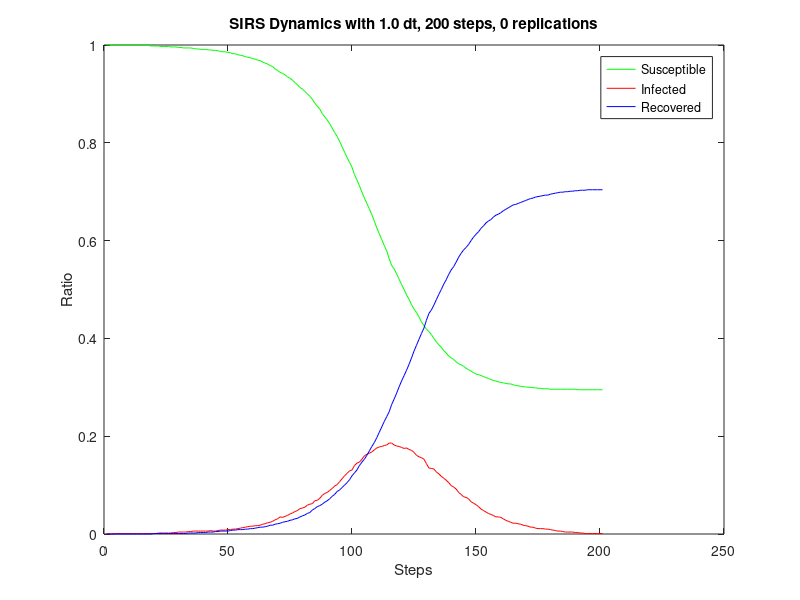

The MATLAB source for this figure:
steps = 200;
dt = 1.0;
replications = 0;
dynamics = [
1.000,0.000,0.000;
1.000,0.000,0.000;
1.000,0.000,0.000;
1.000,0.000,0.000;
0.999,0.001,0.000;
0.999,0.001,0.000;
0.999,0.001,0.000;
0.999,0.001,0.000;
0.999,0.001,0.000;
0.999,0.001,0.000;
0.999,0.001,0.000;
0.999,0.001,0.000;
0.999,0.001,0.000;
0.999,0.001,0.000;
0.999,0.001,0.000;
0.999,0.001,0.000;
0.999,0.001,0.000;
0.999,0.001,0.000;
0.998,0.001,0.000;
0.998,0.001,0.001;
0.998,0.001,0.001;
0.998,0.002,0.001;
0.997,0.002,0.001;
0.997,0.002,0.001;
0.997,0.002,0.001;
0.997,0.002,0.001;
0.996,0.002,0.001;
0.996,0.003,0.001;
0.996,0.003,0.001;
0.995,0.004,0.001;
0.995,0.004,0.001;
0.994,0.004,0.001;
0.994,0.004,0.001;
0.994,0.005,0.002;
0.994,0.005,0.002;
0.993,0.006,0.002;
0.992,0.006,0.002;
0.992,0.006,0.003;
0.991,0.006,0.003;
0.991,0.006,0.003;
0.991,0.006,0.003;
0.990,0.006,0.004;
0.990,0.007,0.004;
0.989,0.006,0.004;
0.989,0.006,0.005;
0.988,0.007,0.005;
0.987,0.008,0.006;
0.986,0.008,0.006;
0.986,0.008,0.006;
0.985,0.009,0.006;
0.984,0.009,0.007;
0.982,0.010,0.008;
0.982,0.010,0.008;
0.980,0.011,0.009;
0.979,0.012,0.009;
0.978,0.013,0.009;
0.976,0.014,0.010;
0.975,0.015,0.010;
0.974,0.016,0.011;
0.972,0.016,0.011;
0.971,0.017,0.012;
0.969,0.017,0.013;
0.968,0.018,0.014;
0.965,0.020,0.014;
0.963,0.021,0.015;
0.961,0.023,0.016;
0.958,0.024,0.018;
0.956,0.026,0.018;
0.951,0.029,0.020;
0.948,0.031,0.021;
0.944,0.035,0.022;
0.942,0.034,0.024;
0.939,0.036,0.025;
0.935,0.038,0.026;
0.932,0.041,0.028;
0.928,0.043,0.029;
0.923,0.046,0.031;
0.919,0.048,0.032;
0.913,0.052,0.035;
0.910,0.053,0.037;
0.905,0.055,0.039;
0.900,0.059,0.042;
0.895,0.061,0.044;
0.889,0.062,0.049;
0.881,0.068,0.052;
0.875,0.069,0.056;
0.869,0.073,0.058;
0.860,0.079,0.061;
0.853,0.083,0.065;
0.847,0.085,0.068;
0.839,0.089,0.072;
0.830,0.093,0.077;
0.821,0.098,0.081;
0.813,0.101,0.087;
0.803,0.107,0.090;
0.792,0.113,0.095;
0.781,0.119,0.100;
0.770,0.124,0.105;
0.760,0.129,0.111;
0.750,0.131,0.119;
0.735,0.140,0.125;
0.724,0.145,0.131;
0.712,0.147,0.140;
0.699,0.153,0.147;
0.687,0.160,0.153;
0.676,0.163,0.161;
0.665,0.165,0.170;
0.653,0.168,0.179;
0.640,0.172,0.187;
0.626,0.176,0.197;
0.614,0.178,0.208;
0.602,0.179,0.219;
0.590,0.181,0.230;
0.579,0.182,0.240;
0.563,0.186,0.250;
0.549,0.186,0.265;
0.542,0.182,0.276;
0.532,0.180,0.288;
0.521,0.179,0.301;
0.510,0.177,0.313;
0.500,0.175,0.324;
0.489,0.176,0.335;
0.480,0.173,0.347;
0.469,0.171,0.360;
0.460,0.167,0.374;
0.453,0.161,0.386;
0.444,0.158,0.398;
0.434,0.156,0.410;
0.426,0.153,0.421;
0.419,0.144,0.437;
0.414,0.135,0.451;
0.408,0.134,0.458;
0.400,0.133,0.468;
0.393,0.127,0.479;
0.387,0.123,0.490;
0.382,0.118,0.500;
0.375,0.114,0.511;
0.370,0.110,0.520;
0.364,0.105,0.531;
0.360,0.099,0.540;
0.357,0.096,0.547;
0.352,0.092,0.556;
0.348,0.085,0.566;
0.346,0.081,0.574;
0.343,0.076,0.581;
0.339,0.075,0.586;
0.336,0.072,0.592;
0.333,0.066,0.600;
0.330,0.063,0.607;
0.327,0.060,0.613;
0.326,0.056,0.618;
0.324,0.051,0.625;
0.322,0.048,0.630;
0.320,0.045,0.636;
0.318,0.042,0.640;
0.316,0.040,0.643;
0.314,0.038,0.648;
0.313,0.035,0.652;
0.311,0.035,0.654;
0.310,0.034,0.657;
0.309,0.031,0.661;
0.308,0.028,0.664;
0.307,0.026,0.667;
0.307,0.024,0.670;
0.305,0.022,0.673;
0.304,0.022,0.674;
0.303,0.021,0.676;
0.302,0.020,0.678;
0.301,0.018,0.680;
0.301,0.017,0.682;
0.300,0.016,0.684;
0.300,0.014,0.686;
0.299,0.014,0.687;
0.299,0.012,0.689;
0.298,0.011,0.690;
0.298,0.011,0.691;
0.297,0.011,0.692;
0.297,0.010,0.693;
0.297,0.010,0.693;
0.296,0.009,0.695;
0.296,0.008,0.696;
0.296,0.007,0.697;
0.296,0.006,0.698;
0.296,0.006,0.699;
0.296,0.005,0.699;
0.296,0.004,0.700;
0.296,0.004,0.700;
0.296,0.004,0.701;
0.296,0.004,0.701;
0.296,0.003,0.702;
0.295,0.003,0.702;
0.295,0.002,0.703;
0.295,0.002,0.703;
0.295,0.001,0.703;
0.295,0.001,0.704;
0.295,0.001,0.704;
0.295,0.001,0.704;
0.295,0.001,0.704;
0.295,0.001,0.704;
0.295,0.001,0.704;
0.295,0.001,0.704;
];
susceptibleRatio = dynamics (:, 1);
infectedRatio = dynamics (:, 2);
recoveredRatio = dynamics (:, 3);
figure
plot (susceptibleRatio.', 'color', 'green');
hold on
plot (infectedRatio.', 'color', 'red');
hold on
plot (recoveredRatio.', 'color', 'blue');
xlabel ('Steps');
ylabel ('Ratio');
legend('Susceptible','Infected', 'Recovered');
title ('SIRS Dynamics with 1.0 dt, 200 steps, 0 replications');
